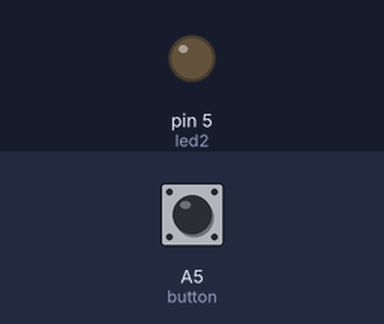
A sketch run on a simulated Arduino Uno, built with avr-gcc and run on an emulated ATmega328P. Parts: output pins drawn as LEDs (lit = HIGH). Inputs (shaded band) come from the test bench; at power-on: A5 (button) HIGH. What the sketch prints to the serial monitor is not drawn.

Above: at 1.2 s.
1.3 s: A5 (button) pulled LOW for 0.15 s
At 1.39 s:
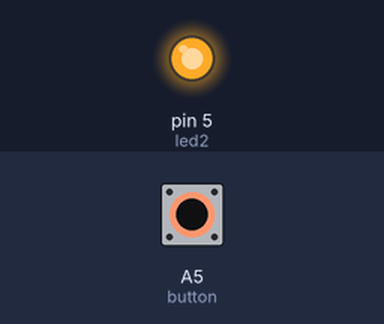
2.9 s: A5 (button) pulled LOW for 3.2 s
At 7.5 s:
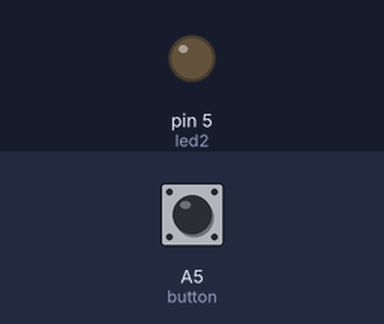
Timing chart, 0 to 9.0 s (numbered marks = the images above; inputs shaded):
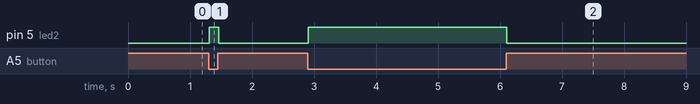

Measured:
- after the input at 1.3 s, pin 5 (led2): LOW → HIGH at once, → LOW 0.15 s later
- after the input at 2.9 s, pin 5 (led2): LOW → HIGH at once, → LOW 3.2 s later

The sketch:

what_do_you_stand_for.ino
```cpp
/*
 * What Do You Stand For? Patch
 * By Shannon Cherpak
 *
 * This sketch turns three LEDs on or off based on the state of a switch. This is the code
 * used in the example video.
 *
 */

int led2 = 5;
int button = A5;
int buttonState;

void setup() {
  // put your setup code here, to run once:
  //LEDs
  pinMode(led2, OUTPUT);

  //push button
  pinMode(button, INPUT_PULLUP);

  Serial.begin(9600);
}

void loop() {
  // put your main code here, to run repeatedly:

  //read the button
  buttonState = digitalRead(button);

  //check to see if button is pressed
  if (buttonState == LOW) {

    //if pressed, turn on LED
    digitalWrite(led2, HIGH);
    Serial.println("The LED is on!");
  }
  else {

    // if not pressed, turn off LED
    digitalWrite(led2, LOW);

    Serial.println("The LED is on!");
  }
}
```
